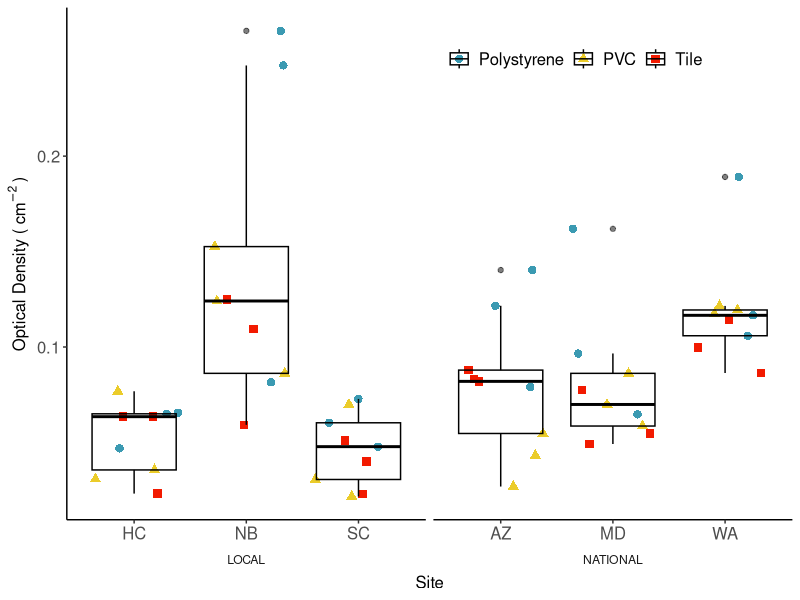
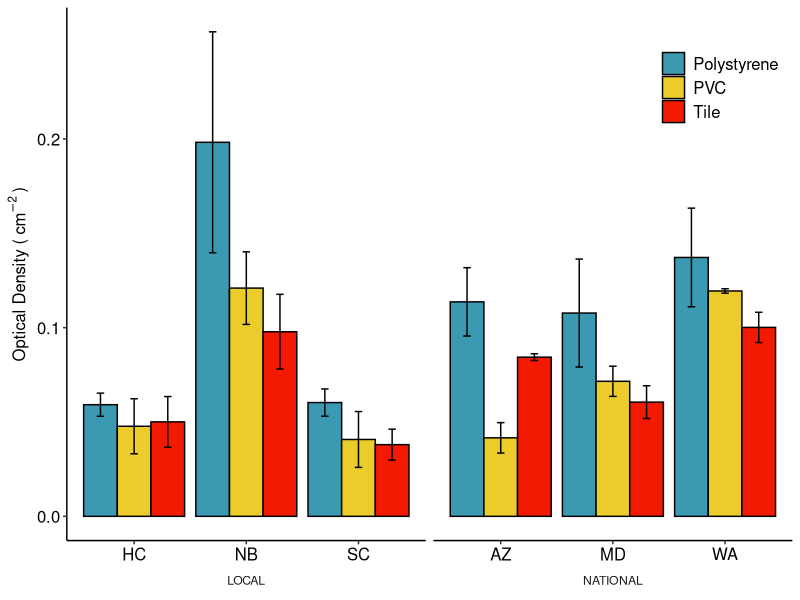
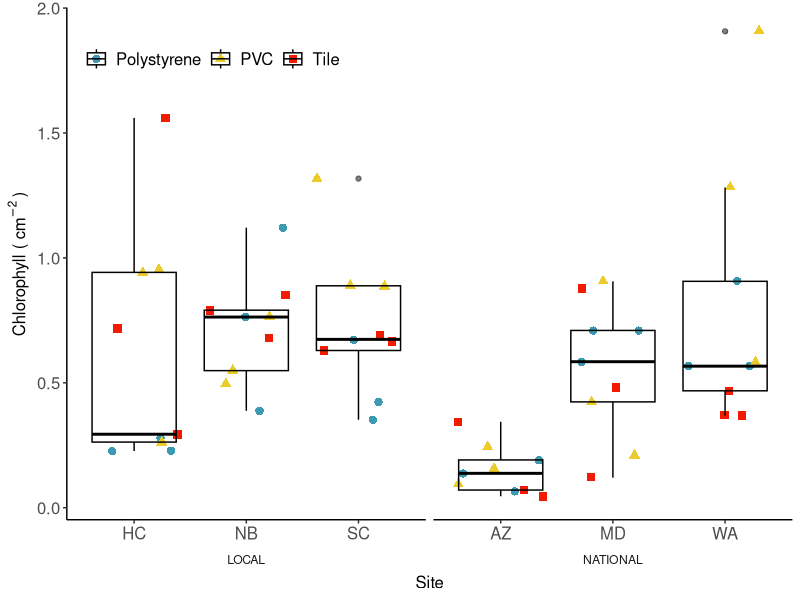
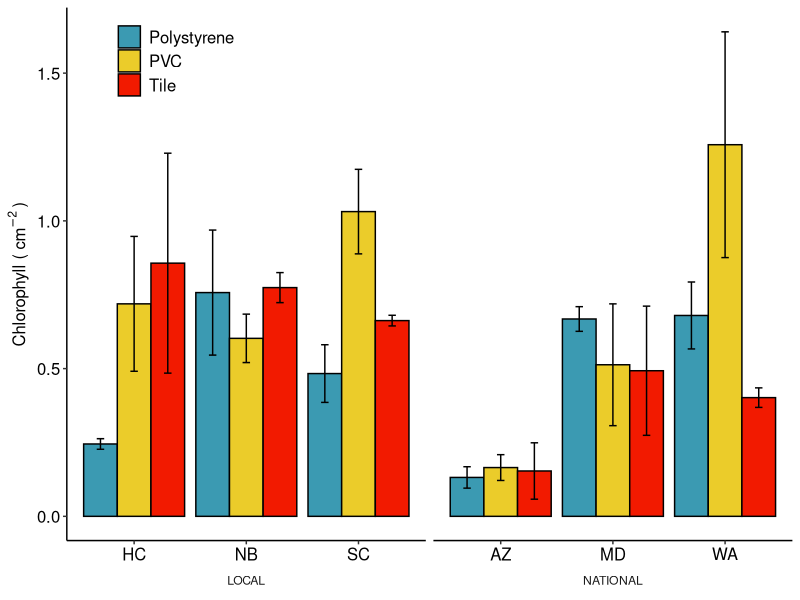
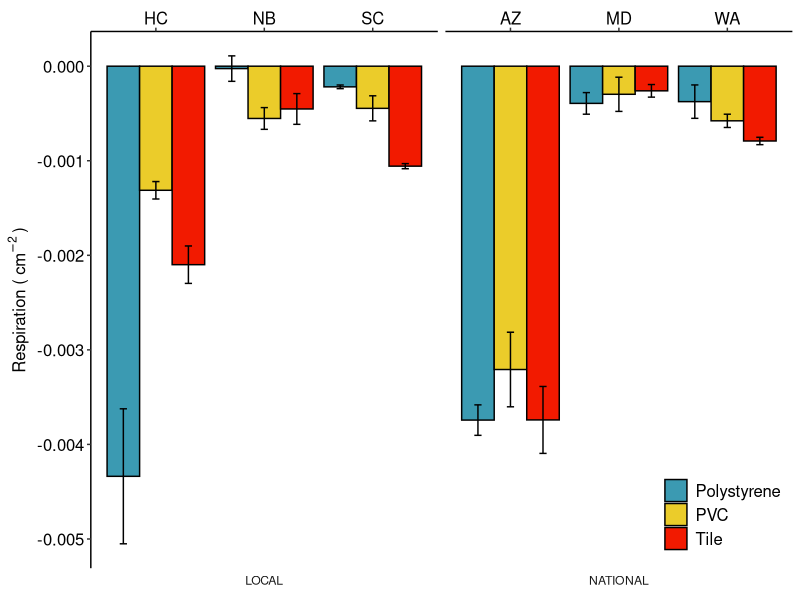
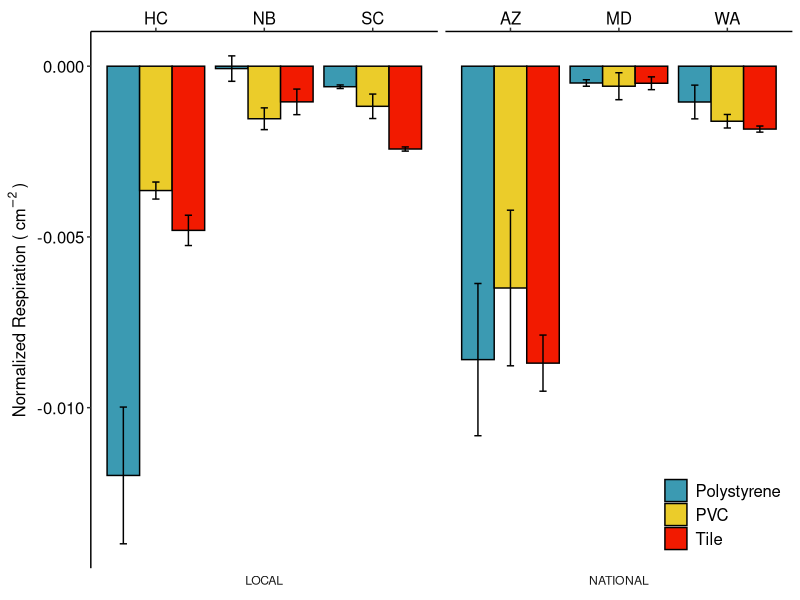
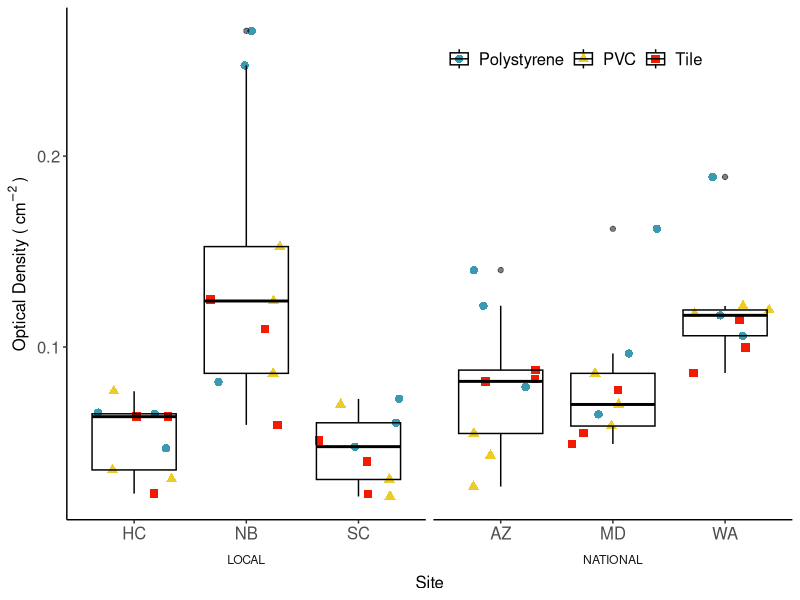
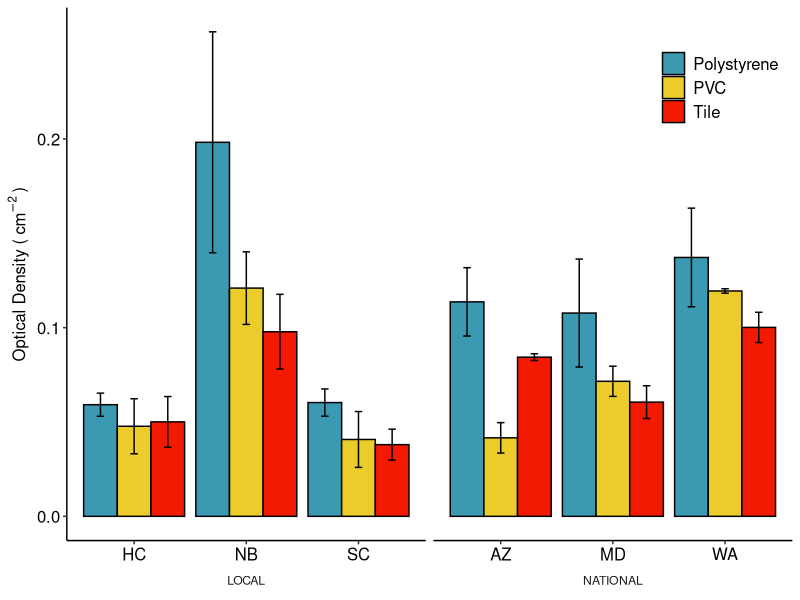

Recreate these plots in R, in order.
## ---- chunk 1
#knitr::opts_chunk$set(echo = TRUE)

##Loading Packages
# ipak function: install and load multiple R packages.
# checks to see if packages are installed. Install them if they are not, then load them into the R session.
ipak <- function(pkg){
    new.pkg <- pkg[!(pkg %in% installed.packages()[, "Package"])]
    if (length(new.pkg)) 
        install.packages(new.pkg, dependencies = TRUE, repos='http://cran.us.r-project.org')
    sapply(pkg, require, character.only = TRUE)
}
# Package list.  Contains all needed packages as a this writing.  To update, simply add new package name to the list!
packages <- c("ggplot2", 
              "plyr", 
              "reshape2", 
              "RColorBrewer", 
              "scales", 
              "grid",
              "VennDiagram",
              "bibtex",
              "vegan",
              "RAM",
              "tidyr",
              "Rmisc",
              "glue",
              "reshape",
              "reshape2",
              "lemon",
              "gapminder",
              "magrittr",
              "dplyr",
              "ggpubr",
              "gridExtra",
              "patternplot",
              "tibble",
              "gplots",
              "broom",
              "data.table",
              "devtools",
              "wesanderson")
ipak(packages)

## ---- chunk 2
OpticalDensity<-read.csv(file="OD_RawData.csv")

## ---- chunk 3
#summary(OpticalDensity)
#tapply(OpticalDensity$OPTICAL_DENSITY, OpticalDensity$SITE, mean)

## ---- chunk 4
OpticalDensitySE <- read.csv(file = "OD_Data_SE.csv")
## ---- chunk 5
OD_Plot<-ggplot(OpticalDensity,aes(x=SITE,y=OPTICAL_DENSITY,group=SITE,shape=SUBSTRATE,color=SUBSTRATE))+
  geom_jitter(size=2.5)+
  scale_color_manual(values = c("#3B9AB2", "#EBCC2A", "#F21A00"))+
  theme_classic()+
  theme(legend.position=c(.7,.9),
        legend.direction = "horizontal",
        legend.title=element_blank(),
        axis.text=element_text(size=12),
        axis.title=element_text(size=12),
        legend.text=element_text(size=12),
        strip.background = element_blank(),
        strip.placement = "outside")+
  geom_boxplot(alpha=0.5, color = "black", fill = NA)+
  labs(y=bquote('Optical Density ('~cm^-2~')'),x='Site')+
  facet_grid(~LOCATION, switch= "x", scales = "free_x", space = "free_x")

OD_Plot

ggsave("OD_Plot.jpeg", device = "jpeg", width = 12, height = 8.5, units = "in")

## ---- chunk 6
OD_Plot_bar <- ggplot(OpticalDensitySE, aes(x=SITE, y=MEAN_OD, fill=SUBSTRATE))+
  geom_bar(stat="identity", color="black", position=position_dodge())+
  #theme_bw()+
  theme_classic()+
  scale_fill_manual(values=c("#3B9AB2", "#EBCC2A", "#F21A00"))+
  theme(legend.position=c(.9,.85),
        legend.direction = "vertical",
        legend.title=element_blank(),
        axis.text=element_text(size=12),
        axis.title=element_text(size=12),
        legend.text=element_text(size=12),
        plot.background = element_rect(fill = "white"),
        panel.background = element_rect(fill = "white"),
        panel.grid.major = element_line(colour = "white", size=0.1),
        panel.grid.minor = element_line(colour = "white"),
        strip.background = element_blank(),
        strip.placement = "outside")+
  theme(axis.title.x=element_blank(),
        axis.text.x = element_text(colour = "black"),
        axis.text.y = element_text(colour = "black"))+
  ylab('Optical Density ('~cm^-2~')')+
  facet_grid(~LOCATION, switch= "x", scales = "free_x", space = "free_x")+
#Adding SE bars
  geom_errorbar(aes(ymin=MEAN_OD-OD_SE, ymax=MEAN_OD+OD_SE), width = 0.2, position
  =position_dodge(0.9))

OD_Plot_bar

ggsave("OD_Plot_bar.jpeg", device = "jpeg", width = 12, height = 8.5, units = "in")

## ---- chunk 7
Chlorophyll<-read.csv(file="Chl_RawData.csv")
## ---- chunk 8
Chlorophyll$CHLOROPHYLL =abs(286 * (((abs(Chlorophyll$X650B)-abs(Chlorophyll$X750B))-(abs(Chlorophyll$X650A)-abs(Chlorophyll$X750A))*5)/Chlorophyll$SUBSTRATE_AREA))
## ---- chunk 9
ChlorophyllSE <- read.csv(file="Chl_Data_SE.csv")

## ---- chunk 10
Chl_Plot<-ggplot(Chlorophyll,aes(x=SITE,y=CHLOROPHYLL,group=SITE,shape=SUBSTRATE,color=SUBSTRATE))+
  geom_jitter(size=2.5)+
  scale_color_manual(values = c("#3B9AB2", "#EBCC2A", "#F21A00"))+
  theme_classic()+
  theme(legend.position=c(.2,.9),
        legend.direction = "horizontal",
        legend.title=element_blank(),
        axis.text=element_text(size=12),
        axis.title=element_text(size=12),
        legend.text=element_text(size=12),
        strip.background = element_blank(),
        strip.placement = "outside")+
  geom_boxplot(alpha=0.5, color = "black", fill = NA)+
  labs(y=bquote('Chlorophyll ('~cm^-2~')'),x='Site')+
  facet_grid(~LOCATION, switch= "x", scales = "free_x", space = "free_x")

Chl_Plot

ggsave("Chl_Plot.jpeg", device = "jpeg", width = 11, height = 8.5, units = "in")

## ---- chunk 11
CHL_Plot_bar <- ggplot(ChlorophyllSE, aes(x=SITE, y=MEAN_CHL, fill=SUBSTRATE))+
  geom_bar(stat="identity", color="black", position=position_dodge())+
  #theme_bw()+
  theme_classic()+
  scale_fill_manual(values=c("#3B9AB2", "#EBCC2A", "#F21A00"))+
  theme(legend.position=c(.15,.9),
        legend.direction = "vertical",
        legend.title=element_blank(),
        axis.text=element_text(size=12),
        axis.title=element_text(size=12),
        legend.text=element_text(size=12),
        plot.background = element_rect(fill = "white"),
        panel.background = element_rect(fill = "white"),
        panel.grid.major = element_line(colour = "white", size=0.1),
        panel.grid.minor = element_line(colour = "white"),
        strip.background = element_blank(),
        strip.placement = "outside")+
  theme(axis.title.x=element_blank(),
        axis.text.x = element_text(colour = "black"),
        axis.text.y = element_text(colour = "black"))+
  ylab('Chlorophyll ('~cm^-2~')')+
  facet_grid(~LOCATION, switch= "x", scales = "free_x", space = "free_x")+
#Adding SE bars
  geom_errorbar(aes(ymin=MEAN_CHL-CHL_SE, ymax=MEAN_CHL+CHL_SE), width = 0.2, position=position_dodge(0.9))

CHL_Plot_bar

ggsave("CHL_Plot_bar.jpeg", device = "jpeg", width = 12, height = 8.5, units = "in")
## ---- chunk 12
RespirationSE <- read.csv(file="Resp_SE.csv")

## ---- chunk 13
RESP_Plot_bar <- ggplot(RespirationSE, aes(x=SITE, y=RESPIRATION, fill=SUBSTRATE))+
  geom_bar(stat="identity", color="black", position=position_dodge())+
  #theme_bw()+
  theme_classic()+
  scale_fill_manual(values=c("#3B9AB2", "#EBCC2A", "#F21A00"))+
  scale_x_discrete(position = "top")+
  theme(legend.position=c(.9,.1),
        legend.direction = "vertical",
        legend.title=element_blank(),
        axis.text=element_text(size=12),
        axis.title=element_text(size=12),
        legend.text=element_text(size=12),
        plot.background = element_rect(fill = "white"),
        panel.background = element_rect(fill = "white"),
        panel.grid.major = element_line(colour = "white", size=0.1),
        panel.grid.minor = element_line(colour = "white"),
        strip.background = element_blank(),
        strip.placement = "outside")+
  theme(axis.title.x=element_blank(),
        axis.text.x = element_text(colour = "black"),
        axis.text.y = element_text(colour = "black"))+
  ylab('Respiration ('~cm^-2~')')+
  facet_grid(~LOCATION, switch= "x", scales = "free_x", space = "free_x")+
#Adding SE bars
  geom_errorbar(aes(ymin=RESPIRATION-RESP_SE, ymax=RESPIRATION+RESP_SE), width = 0.2, position=position_dodge(0.9))

RESP_Plot_bar

ggsave("RESP_Plot_bar.jpeg", device = "jpeg", width = 12, height = 8.5, units = "in")

## ---- chunk 14
NORM_Plot_bar <- ggplot(RespirationSE, aes(x=SITE, y=NORM_RESPIRATION, fill=SUBSTRATE))+
  geom_bar(stat="identity", color="black", position=position_dodge())+
  theme_classic()+
  scale_fill_manual(values=c("#3B9AB2", "#EBCC2A", "#F21A00"))+
  scale_x_discrete(position = "top")+
  theme(legend.position=c(.9,.1),
        legend.direction = "vertical",
        legend.title=element_blank(),
        axis.text=element_text(size=12),
        axis.title=element_text(size=12),
        legend.text=element_text(size=12),
        plot.background = element_rect(fill = "white"),
        panel.background = element_rect(fill = "white"),
        panel.grid.major = element_line(colour = "white", size=0.1),
        panel.grid.minor = element_line(colour = "white"),
        strip.background = element_blank(),
        strip.placement = "outside")+
  theme(axis.title.x=element_blank(),
        axis.text.x = element_text(colour = "black"),
        axis.text.y = element_text(colour = "black"))+
  ylab('Normalized Respiration ('~cm^-2~')')+
  facet_grid(~LOCATION, switch= "x", scales = "free_x", space = "free_x")+
#Adding SE bars
  geom_errorbar(aes(ymin=NORM_RESPIRATION-NORM_SE, ymax=NORM_RESPIRATION+NORM_SE), width = 0.2, position=position_dodge(0.9))

NORM_Plot_bar

ggsave("NORM_Plot_bar.jpeg", device = "jpeg", width = 12, height = 8.5, units = "in")

